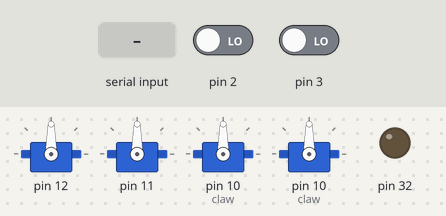
A sketch run on a simulated Arduino Mega 2560, built with avr-gcc and run on an emulated ATmega2560. On the bench: 4 × servo, output pins drawn as LEDs (lit = HIGH). Dashed ring = blinking. The inputs (shaded band) are chosen by the test bench; at power-on: pin 2 LOW, pin 3 LOW.

Above: at 0.9 s.
1.0 s: "a" received over the second serial link
At 1.4 s:
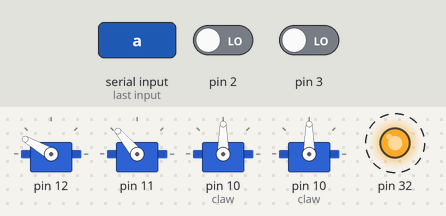
4.0 s: "b" received over the second serial link
At 5.2 s:
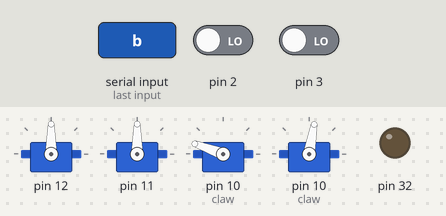
6.4 s: "a" received over the second serial link
At 8.8 s:
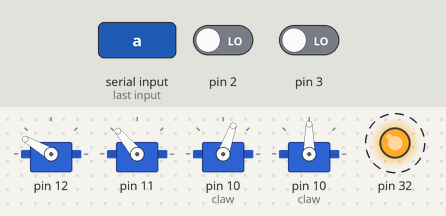
9.4 s: "b" received over the second serial link
At 16.6 s:
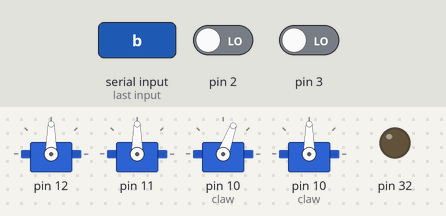
Timing chart, 0 to 16.8 s (numbered marks = the images above; inputs shaded):
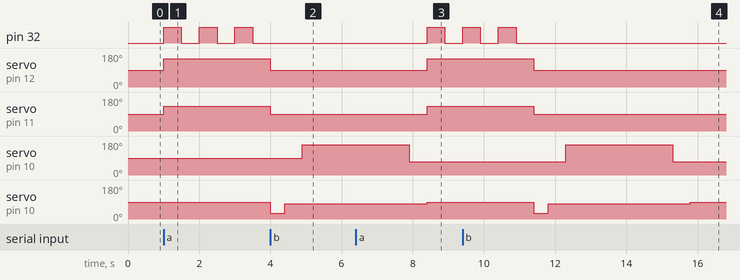

The sketch:

rabbit-td.ino
```cpp
#include <Servo.h>

#include <Wheels.h>
#include <Pneumatic.h>

void setup()
{
    Servo claw;
    Servo arm;
    Pneumatic jump(32);
    Wheels::init(2, 4, 12, 3, 5, 11);
    Wheels::write(90);
    claw.attach(10);
    arm.attach(10);
    jump.down();
    Serial3.begin(9600);
    unsigned long time;

    while (1) {
        if (Serial3.available()) {
            switch (Serial3.read()) {
                case 'a':
                    Wheels::write(150, 130);
                    for (int i = 0; i < 3; i++) {
                        jump.up();
                        delay(500);
                        jump.down();
                        delay(500);
                    }
                    Wheels::write(90);
                    break;
                case 'b':
                    arm.write(30);
                    delay(400);
                    arm.write(80);
                    delay(500);
                    claw.write(160);
                    delay(3000);
                    claw.write(70);
                    delay(500);
                    arm.write(90);
                    break;
            }
        }
    }
}

void loop() {}
```

Measured:
- after the input at 1.0 s, pin 32: alternates HIGH for 0.50 s and LOW for 0.50 s, starting at once; servo on pin 12: 90° → 150° at once; servo on pin 11: 90° → 130° at once
- after the input at 4.0 s, servo on pin 10 (claw): 90° → 160° after 0.90 s; servo on pin 10 (claw): 90° → 30° at once, → 80° 0.40 s later
- after the input at 6.4 s, pin 32: LOW → HIGH after 2.0 s, → LOW 0.50 s later; servo on pin 12: 90° → 150° after 2.0 s; servo on pin 11: 90° → 130° after 2.0 s
- after the input at 9.4 s, servo on pin 10 (claw): 70° → 160° after 2.9 s, → 70° 3.0 s later; servo on pin 10 (claw): 90° → 30° after 2.0 s, → 80° 0.40 s later, → 90° 4.0 s later
